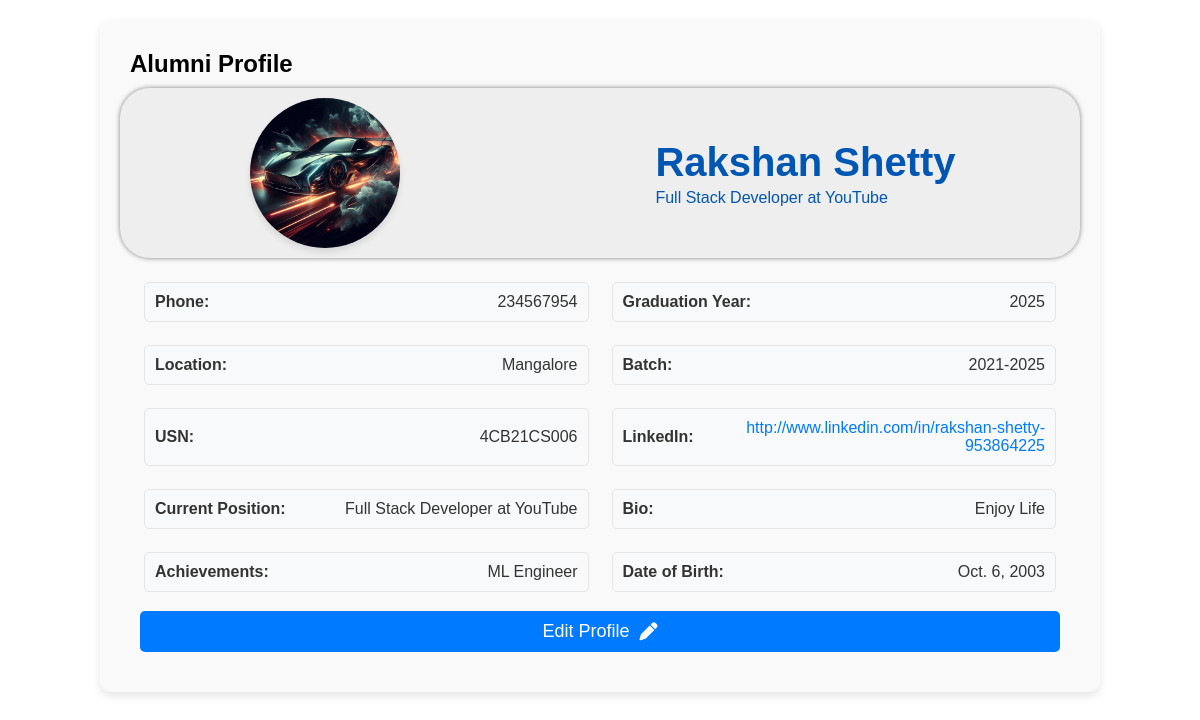
The page /alumni/alumni/profile/ (signed in) on the database its author committed.
### alumni_details/models.py (models this page shows, shortened)
class Alumni(models.Model):
    alumni_id = models.AutoField(primary_key=True)
    user = models.OneToOneField(User, on_delete=models.CASCADE, related_name="alumni_profile")
    first_name = models.CharField(max_length=100, db_index=True)
    last_name = models.CharField(max_length=100, db_index=True)
    phone_number = models.CharField(max_length=15, blank=True, null=True)  # Allows optional phone number
    graduation_year = models.IntegerField(db_index=True)  # Added index for graduation year
    location = models.CharField(max_length=255, blank=True, null=True)  # Optional location
    profile_picture = models.ImageField(upload_to='photos/', blank=True, null=True, default='photos/default.png')
    batch = models.CharField(max_length=10)
    usn = models.CharField(max_length=20, unique=True)
    linkedin_url = models.URLField(max_length=255, blank=True, null=True)  # Optional LinkedIn URL
    current_position = models.CharField(max_length=255, db_index=True, null=True)
    branch = models.CharField(max_length=100, db_index=True)  # Added index for branch
    company_name = models.CharField(max_length=255, db_index=True, null=True)  # Added index for company name
    bio = models.TextField(blank=True, null=True)  # Optional bio
    achievements = models.TextField(blank=True, null=True)  # Optional achievements
    dob = models.DateField()
    is_alumni = models.BooleanField(default=True)
    personal_email = models.EmailField(blank=True, null=True, unique=True)  # Add personal email field
    class Meta:
        indexes = [
            models.Index(fields=['first_name']),
            models.Index(fields=['last_name']),
            models.Index(fields=['current_position']),
            models.Index(fields=['graduation_year']),  # Index for faster filtering by graduation year
            models.Index(fields=['branch']),  # Index for faster filtering by branch
            models.Index(fields=['company_name']),  # Index for faster filtering by company name
        ]

### alumni_details/views.py (the view)
# urls.py: path('alumni/profile/', views.alumni_profile, name='alumni_profile'),
@login_required
def alumni_profile(request):
    alumni = get_object_or_404(Alumni, user=request.user)
    if not alumni.is_alumni:
        messages.error(request, "You are not authorized to view this page.")
        return redirect('home')
    return render(request, 'alumni_details/alumni-profile.html', {'alumni': alumni})

### alumni_details/templates/alumni_details/alumni-profile.html (shortened to what this page needs)
{% load static%}
<!DOCTYPE html>
<html lang="en">
<head>
</head>
<body>
    <div class="container mt-5">
        <h2 class="text-center">Alumni Profile</h2>
        <div class="profile-card mx-auto">
             <div class="prof-img-name">
                 {% if alumni.profile_picture %}
                     <img src="{{ alumni.profile_picture.url }}" class="profile-img" alt="{{ alumni.first_name }}'s Profile Picture">
                 {% else %}
                     <img src="{% static 'alumni_details/assets/default.png' %}" class="profile-img" alt="Default Profile Picture">
                 {% endif %}
                 <div class="prof-name-achiv">
                     <h2 class="card-title">{{ alumni.first_name }} {{ alumni.last_name }}</h2>
                     <p class="card-text"><strong></strong> {{ alumni.current_position }} at {{ alumni.company_name }}</p>
                 </div>
             </div>
            <div class="card-body">
                <p class="card-text"><strong>Phone:</strong> {{ alumni.phone_number }}</p>
                <p class="card-text"><strong>Graduation Year:</strong> {{ alumni.graduation_year }}</p>
                <p class="card-text"><strong>Location:</strong> {{ alumni.location }}</p>
                <p class="card-text"><strong>Batch:</strong> {{ alumni.batch }}</p>
                <p class="card-text"><strong>USN:</strong> {{ alumni.usn }}</p>
                <p class="card-text"><strong>LinkedIn:</strong> <a href="{{ alumni.linkedin_url }}">{{ alumni.linkedin_url }}</a></p>
                <p class="card-text"><strong>Current Position:</strong> {{ alumni.current_position }} at {{ alumni.company_name }}</p>
                <p class="card-text"><strong>Bio:</strong> {{ alumni.bio }}</p>
                <p class="card-text"><strong>Achievements:</strong> {{ alumni.achievements }}</p>
                <p class="card-text"><strong>Date of Birth:</strong> {{ alumni.dob }}</p>
                <a href="{% url 'update_alumni_profile' %}" class="button">Edit Profile <i class="fa-solid fa-pen"></i></a>
            </div>
        </div>
    </div>
</body>
</html>

### alumni_details/templates/alumni_details/alumni-profile.html (style rules this page uses)
* { margin: 0; padding: 0; box-sizing: border-box; }
body { font-family: Arial, sans-serif; background-color: #f4f4f9; width: 100%; height: 100vh; background: url('https://img.freepik.com/premium-vector/network-connection-structure-concept-hi-tech-future-communication-web-concept-big-data-visualization-vector-illustration_634443-459.jpg'); background-repeat:repeat-y; background-attachment: fixed; }
.container { max-width: 1000px; margin: 20px auto; padding: 20px; background-color: #f9f9f9; box-shadow: 0 4px 8px rgba(0, 0, 0, 0.1); border-radius: 10px; }
.container .text-center { margin: 10px; }
.prof-img-name { display: flex; justify-content: space-around; align-items: center; background-color: rgb(238, 238, 238); box-shadow: 0 0 5px rgba(0, 0, 0, 0.476); border-radius: 30px; }
.profile-img { width: 150px; height: 150px; border-radius: 50%; object-fit: cover; float: left; display: block; margin: 10px; box-shadow: 0 4px 6px rgba(0, 0, 0, 0.1); }
.prof-img-name .prof-name-achiv h2,p { color: #0056b3; margin: 4px; }
.prof-img-name h2 { font-size: 40px; }
.card-body { display: grid; grid-template-columns: 1fr 1fr; gap: 15px; padding: 20px; }
.card-body .card-text { font-size: 16px; color: #333; padding: 10px; background-color: #f8f9fa; border-radius: 5px; border: 1px solid #e5e5e5; display: flex; justify-content: space-between; align-items: center; }
.card-body strong { font-weight: bold; margin-right: 5px; }
.card-body a { color: #007bff; text-decoration: none; word-wrap: break-word; text-align: right; }
.card-body .button { grid-column: span 2; padding: 10px 20px; font-size: 18px; display: flex; align-items: center; justify-content: center; background-color: #007bff; color: #fff; border: none; border-radius: 5px; cursor: pointer; transition: background-color 0.3s ease; text-align: center; gap: 10px; }

### rows shown on the page
Alumni: profile_picture (picture), first_name "Rakshan", last_name "Shetty", current_position "Full Stack Developer", company_name "YouTube", phone_number "234567954", graduation_year "2025", location "Mangalore", batch "2021-2025", usn "4CB21CS006", linkedin_url "http://www.linkedin.com/in/rakshan-shetty-953864225", bio "Enjoy Life", achievements "ML Engineer", dob "Oct. 6, 2003"
